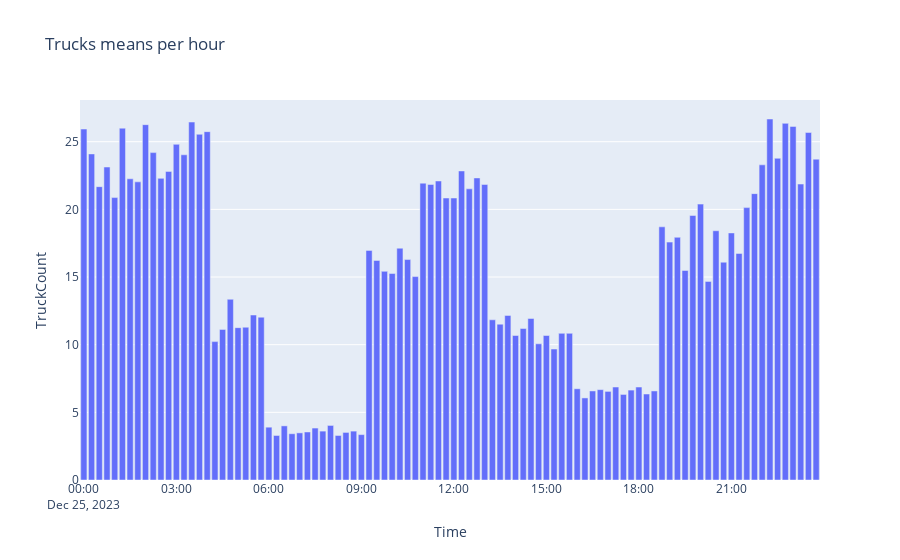

The code cell stored with this chart in its notebook:
### Markdown cell above
##### Focus on Trucks

### Code cell
trucks_df = df.copy()
trucks_df['Time'] = pd.to_datetime(trucks_df['Time'])
trucks_df = trucks_df.groupby('Time')['TruckCount'].mean().reset_index()

fig = px.bar(trucks_df, x='Time', y='TruckCount', title='Trucks means per hour')
fig.show()
